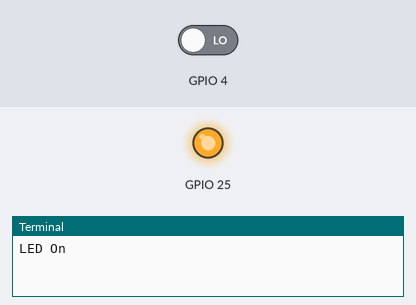
The program below on a simulated Raspberry Pi (BCM pin numbers). On the bench: output pins drawn as LEDs (lit = HIGH), the last lines printed to the terminal. The inputs (shaded band) are chosen by the test bench; at power-on: GPIO 4 LOW. Random numbers come from a fixed seed.

Above: at 0.1 s.
At 30.0 s:
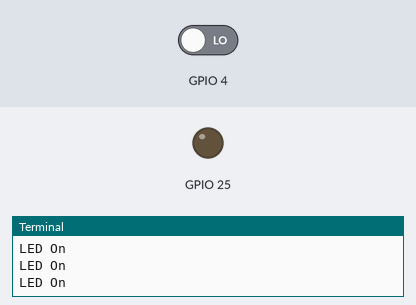
Timing chart, 0 to 31.5 s (numbered marks = the images above):
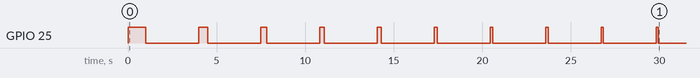

The program:

Reflexes.py
```python
import RPi.GPIO as GPIO
import random
import time

GPIO.setwarnings(False)
GPIO.setmode(GPIO.BCM)
GPIO.setup(4, GPIO.IN, pull_up_down=GPIO.PUD_DOWN)
GPIO.setup(25, GPIO.OUT)


waitTime = random.randint(1,10)

#time.sleep()

for i in range(0,10):
    GPIO.output(25,GPIO.HIGH)
    print("LED On")
    time.sleep(1/(1+i))
    GPIO.output(25,GPIO.LOW)
    time.sleep(waitTime)

while True:
    if GPIO.input(4)==GPIO.HIGH:
        print("Button Pressed!")
```
